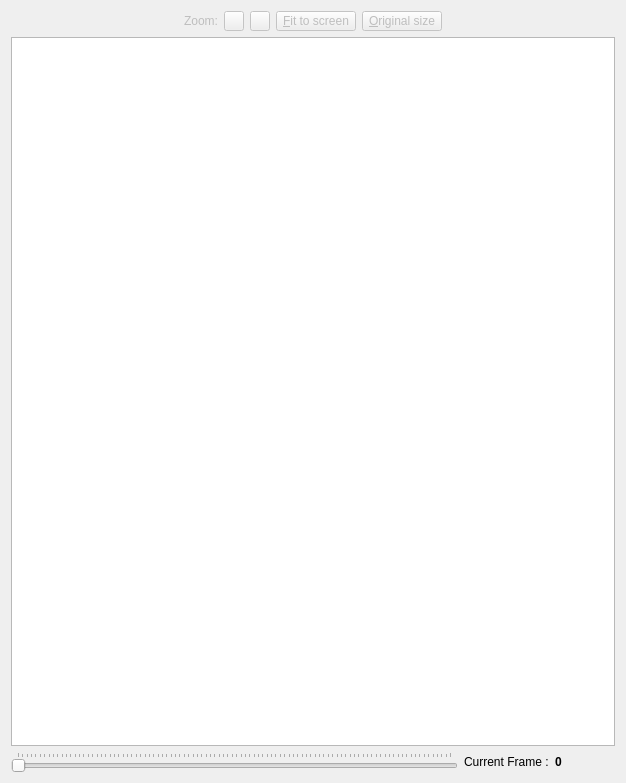
<?xml version="1.0" encoding="UTF-8"?>
<ui version="4.0">
 <class>ImageViewer</class>
 <widget class="QWidget" name="ImageViewer">
  <property name="geometry">
   <rect>
    <x>0</x>
    <y>0</y>
    <width>626</width>
    <height>783</height>
   </rect>
  </property>
  <property name="sizePolicy">
   <sizepolicy hsizetype="Expanding" vsizetype="Expanding">
    <horstretch>0</horstretch>
    <verstretch>0</verstretch>
   </sizepolicy>
  </property>
  <property name="windowTitle">
   <string>Form</string>
  </property>
  <layout class="QVBoxLayout" name="verticalLayout_2">
   <item>
    <layout class="QVBoxLayout" name="verticalLayout">
     <item>
      <layout class="QHBoxLayout" name="horizontalLayout_2">
       <item>
        <spacer name="horizontalSpacer">
         <property name="orientation">
          <enum>Qt::Horizontal</enum>
         </property>
         <property name="sizeHint" stdset="0">
          <size>
           <width>40</width>
           <height>20</height>
          </size>
         </property>
        </spacer>
       </item>
       <item>
        <widget class="QLabel" name="zoomLabel">
         <property name="enabled">
          <bool>false</bool>
         </property>
         <property name="text">
          <string>Zoom:</string>
         </property>
        </widget>
       </item>
       <item>
        <widget class="QPushButton" name="zoomIn">
         <property name="enabled">
          <bool>false</bool>
         </property>
         <property name="maximumSize">
          <size>
           <width>20</width>
           <height>20</height>
          </size>
         </property>
         <property name="text">
          <string/>
         </property>
         <property name="icon">
          <iconset resource="../shared.qrc">
           <normaloff>:/icons/icons/search-add-icon.png</normaloff>:/icons/icons/search-add-icon.png</iconset>
         </property>
         <property name="shortcut">
          <string>+</string>
         </property>
        </widget>
       </item>
       <item>
        <widget class="QPushButton" name="zoomOut">
         <property name="enabled">
          <bool>false</bool>
         </property>
         <property name="maximumSize">
          <size>
           <width>20</width>
           <height>20</height>
          </size>
         </property>
         <property name="text">
          <string/>
         </property>
         <property name="icon">
          <iconset resource="../shared.qrc">
           <normaloff>:/icons/icons/search-remove-icon.png</normaloff>:/icons/icons/search-remove-icon.png</iconset>
         </property>
         <property name="iconSize">
          <size>
           <width>16</width>
           <height>16</height>
          </size>
         </property>
         <property name="shortcut">
          <string>-</string>
         </property>
        </widget>
       </item>
       <item>
        <widget class="QPushButton" name="zoomFixed">
         <property name="enabled">
          <bool>false</bool>
         </property>
         <property name="maximumSize">
          <size>
           <width>16777215</width>
           <height>20</height>
          </size>
         </property>
         <property name="text">
          <string>&amp;Fit to screen</string>
         </property>
         <property name="shortcut">
          <string>F</string>
         </property>
        </widget>
       </item>
       <item>
        <widget class="QPushButton" name="zoomOriginal">
         <property name="enabled">
          <bool>false</bool>
         </property>
         <property name="maximumSize">
          <size>
           <width>16777215</width>
           <height>20</height>
          </size>
         </property>
         <property name="text">
          <string>&amp;Original size</string>
         </property>
         <property name="shortcut">
          <string>O</string>
         </property>
        </widget>
       </item>
       <item>
        <spacer name="horizontalSpacer_2">
         <property name="orientation">
          <enum>Qt::Horizontal</enum>
         </property>
         <property name="sizeHint" stdset="0">
          <size>
           <width>40</width>
           <height>20</height>
          </size>
         </property>
        </spacer>
       </item>
      </layout>
     </item>
     <item>
      <widget class="QGraphicsView" name="image_">
       <property name="interactive">
        <bool>true</bool>
       </property>
       <property name="renderHints">
        <set>QPainter::SmoothPixmapTransform|QPainter::TextAntialiasing</set>
       </property>
      </widget>
     </item>
     <item>
      <layout class="QHBoxLayout" name="sliderLayout">
       <item>
        <widget class="QSlider" name="slider">
         <property name="focusPolicy">
          <enum>Qt::WheelFocus</enum>
         </property>
         <property name="orientation">
          <enum>Qt::Horizontal</enum>
         </property>
         <property name="tickPosition">
          <enum>QSlider::TicksAbove</enum>
         </property>
        </widget>
       </item>
       <item>
        <widget class="QLabel" name="label_2">
         <property name="sizePolicy">
          <sizepolicy hsizetype="Preferred" vsizetype="Preferred">
           <horstretch>0</horstretch>
           <verstretch>0</verstretch>
          </sizepolicy>
         </property>
         <property name="minimumSize">
          <size>
           <width>0</width>
           <height>0</height>
          </size>
         </property>
         <property name="text">
          <string>Current Frame :</string>
         </property>
        </widget>
       </item>
       <item>
        <widget class="QLabel" name="frame_nb">
         <property name="sizePolicy">
          <sizepolicy hsizetype="Maximum" vsizetype="Preferred">
           <horstretch>0</horstretch>
           <verstretch>0</verstretch>
          </sizepolicy>
         </property>
         <property name="minimumSize">
          <size>
           <width>60</width>
           <height>0</height>
          </size>
         </property>
         <property name="font">
          <font>
           <weight>75</weight>
           <bold>true</bold>
          </font>
         </property>
         <property name="text">
          <string>0</string>
         </property>
        </widget>
       </item>
      </layout>
     </item>
    </layout>
   </item>
  </layout>
 </widget>
 <resources>
  <include location="../shared.qrc"/>
 </resources>
 <connections/>
</ui>
